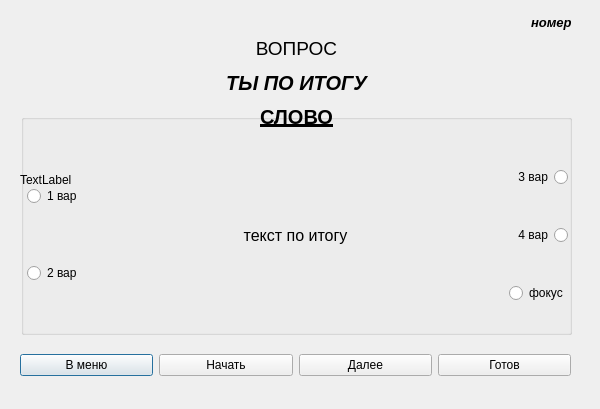
<?xml version="1.0" encoding="UTF-8"?>
<ui version="4.0">
 <class>TestAdj</class>
 <widget class="QDialog" name="TestAdj">
  <property name="geometry">
   <rect>
    <x>0</x>
    <y>0</y>
    <width>600</width>
    <height>409</height>
   </rect>
  </property>
  <property name="windowTitle">
   <string>Тест по Прилагательным</string>
  </property>
  <widget class="QGroupBox" name="groupBox">
   <property name="geometry">
    <rect>
     <x>21</x>
     <y>114</y>
     <width>551</width>
     <height>221</height>
    </rect>
   </property>
   <property name="title">
    <string/>
   </property>
   <property name="checkable">
    <bool>false</bool>
   </property>
   <widget class="QWidget" name="layoutWidget">
    <property name="geometry">
     <rect>
      <x>6</x>
      <y>21</y>
      <width>541</width>
      <height>201</height>
     </rect>
    </property>
    <layout class="QHBoxLayout" name="horizontalLayout">
     <item>
      <layout class="QVBoxLayout" name="verticalLayout">
       <item>
        <widget class="QRadioButton" name="word_1">
         <property name="text">
          <string>1 вар</string>
         </property>
        </widget>
       </item>
       <item>
        <widget class="QRadioButton" name="word_2">
         <property name="text">
          <string>2 вар</string>
         </property>
        </widget>
       </item>
      </layout>
     </item>
     <item>
      <widget class="QLabel" name="msg_text">
       <property name="sizePolicy">
        <sizepolicy hsizetype="Preferred" vsizetype="Preferred">
         <horstretch>1</horstretch>
         <verstretch>0</verstretch>
        </sizepolicy>
       </property>
       <property name="minimumSize">
        <size>
         <width>0</width>
         <height>0</height>
        </size>
       </property>
       <property name="sizeIncrement">
        <size>
         <width>0</width>
         <height>0</height>
        </size>
       </property>
       <property name="font">
        <font>
         <pointsize>12</pointsize>
        </font>
       </property>
       <property name="layoutDirection">
        <enum>Qt::LeftToRight</enum>
       </property>
       <property name="autoFillBackground">
        <bool>false</bool>
       </property>
       <property name="frameShape">
        <enum>QFrame::NoFrame</enum>
       </property>
       <property name="text">
        <string>текст по итогу</string>
       </property>
       <property name="alignment">
        <set>Qt::AlignCenter</set>
       </property>
       <property name="wordWrap">
        <bool>true</bool>
       </property>
      </widget>
     </item>
     <item>
      <layout class="QVBoxLayout" name="verticalLayout_2">
       <item>
        <widget class="QRadioButton" name="word_3">
         <property name="layoutDirection">
          <enum>Qt::RightToLeft</enum>
         </property>
         <property name="text">
          <string>3 вар</string>
         </property>
        </widget>
       </item>
       <item>
        <widget class="QRadioButton" name="word_4">
         <property name="layoutDirection">
          <enum>Qt::RightToLeft</enum>
         </property>
         <property name="text">
          <string>4 вар</string>
         </property>
        </widget>
       </item>
       <item>
        <widget class="QRadioButton" name="clean_Button">
         <property name="enabled">
          <bool>true</bool>
         </property>
         <property name="font">
          <font>
           <strikeout>false</strikeout>
          </font>
         </property>
         <property name="inputMethodHints">
          <set>Qt::ImhNone</set>
         </property>
         <property name="text">
          <string>фокус</string>
         </property>
         <property name="checkable">
          <bool>true</bool>
         </property>
        </widget>
       </item>
      </layout>
     </item>
    </layout>
   </widget>
  </widget>
  <widget class="QWidget" name="layoutWidget_2">
   <property name="geometry">
    <rect>
     <x>20</x>
     <y>340</y>
     <width>551</width>
     <height>51</height>
    </rect>
   </property>
   <layout class="QHBoxLayout" name="horizontalLayout_2">
    <item>
     <widget class="QPushButton" name="back_to_menu_Button">
      <property name="text">
       <string>В меню</string>
      </property>
     </widget>
    </item>
    <item>
     <widget class="QPushButton" name="start_Button">
      <property name="text">
       <string>Начать</string>
      </property>
     </widget>
    </item>
    <item>
     <widget class="QPushButton" name="next_Button">
      <property name="text">
       <string>Далее</string>
      </property>
     </widget>
    </item>
    <item>
     <widget class="QPushButton" name="done_Button">
      <property name="text">
       <string>Готов</string>
      </property>
     </widget>
    </item>
   </layout>
  </widget>
  <widget class="QLabel" name="number_of_page">
   <property name="geometry">
    <rect>
     <x>531</x>
     <y>14</y>
     <width>54</width>
     <height>17</height>
    </rect>
   </property>
   <property name="font">
    <font>
     <pointsize>10</pointsize>
     <weight>75</weight>
     <italic>true</italic>
     <bold>true</bold>
    </font>
   </property>
   <property name="text">
    <string>номер</string>
   </property>
  </widget>
  <widget class="QWidget" name="layoutWidget_3">
   <property name="geometry">
    <rect>
     <x>21</x>
     <y>34</y>
     <width>551</width>
     <height>97</height>
    </rect>
   </property>
   <layout class="QVBoxLayout" name="verticalLayout_3">
    <item>
     <widget class="QLabel" name="text_question">
      <property name="font">
       <font>
        <pointsize>14</pointsize>
        <italic>false</italic>
       </font>
      </property>
      <property name="text">
       <string>ВОПРОС</string>
      </property>
      <property name="alignment">
       <set>Qt::AlignCenter</set>
      </property>
     </widget>
    </item>
    <item>
     <widget class="QLabel" name="mark_text">
      <property name="font">
       <font>
        <pointsize>15</pointsize>
        <weight>75</weight>
        <italic>true</italic>
        <bold>true</bold>
       </font>
      </property>
      <property name="text">
       <string>ТЫ ПО ИТОГУ</string>
      </property>
      <property name="alignment">
       <set>Qt::AlignCenter</set>
      </property>
      <property name="wordWrap">
       <bool>true</bool>
      </property>
     </widget>
    </item>
    <item>
     <widget class="QLabel" name="text_word">
      <property name="font">
       <font>
        <pointsize>15</pointsize>
        <weight>75</weight>
        <bold>true</bold>
        <underline>true</underline>
       </font>
      </property>
      <property name="text">
       <string>СЛОВО</string>
      </property>
      <property name="alignment">
       <set>Qt::AlignCenter</set>
      </property>
     </widget>
    </item>
   </layout>
  </widget>
  <widget class="QLabel" name="label">
   <property name="enabled">
    <bool>true</bool>
   </property>
   <property name="geometry">
    <rect>
     <x>20</x>
     <y>20</y>
     <width>550</width>
     <height>320</height>
    </rect>
   </property>
   <property name="text">
    <string>TextLabel</string>
   </property>
  </widget>
 </widget>
 <resources/>
 <connections/>
</ui>
